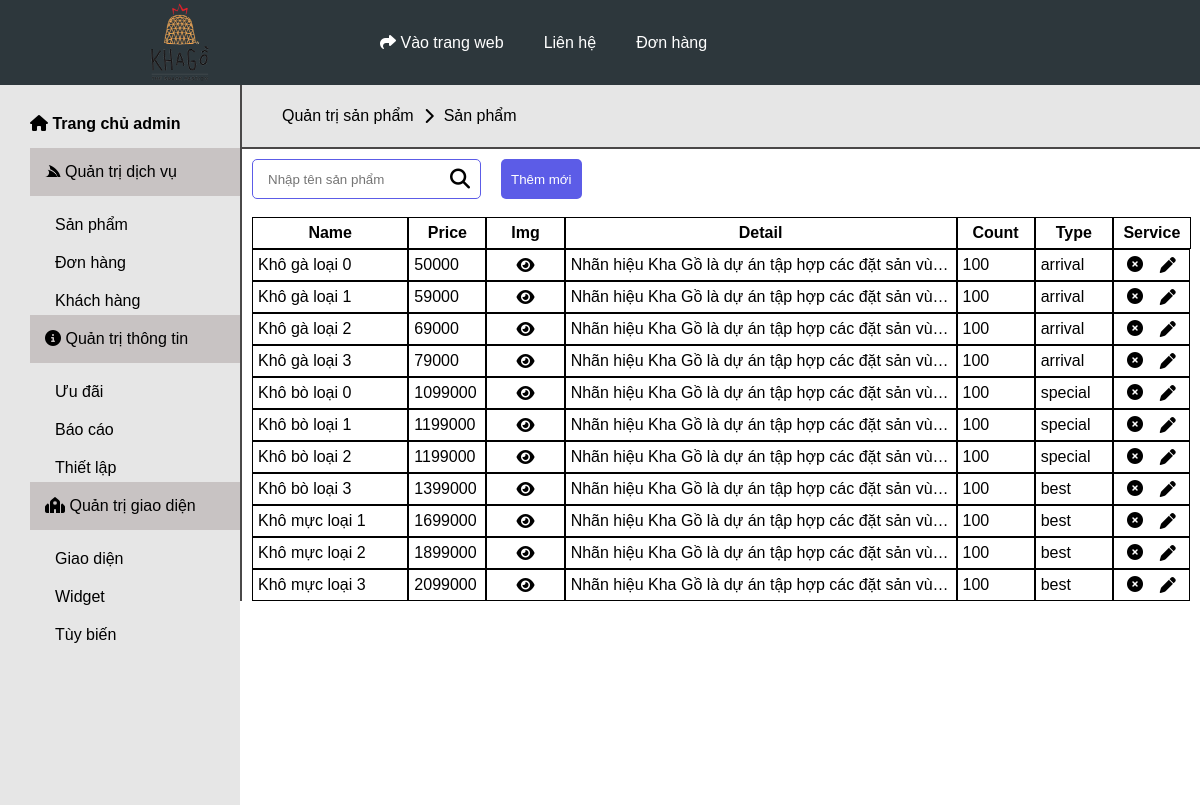
Page /admin/admin.php (signed in) on the committed database.
### tables this page shows
CREATE TABLE IF NOT EXISTS `product` (
  `id` int(11) NOT NULL AUTO_INCREMENT,
  `name` varchar(200) NOT NULL,
  `price` int(11) NOT NULL,
  `img` varchar(200) NOT NULL,
  `count` int(11) NOT NULL,
  `detail` varchar(10000) NOT NULL,
  `type` varchar(50) NOT NULL,
  PRIMARY KEY (`id`)
);

### admin/admin.php (the view, shortened to what this page needs)
<!DOCTYPE html>
<html lang="en">
<head>
    <link rel="stylesheet" href="https://cdnjs.cloudflare.com/ajax/libs/font-awesome/6.2.0/css/all.min.css" />
    <link rel="stylesheet" href="../assets/css/styleAdmin.css">
    <link rel="stylesheet" href="../assets/css/base.css">
</head>
<body>
    <?php
    include '../SQL/connect.php';
    if (isset($pdo)) {
        $sql = "select * from product";
        $pdo->query("set names 'utf8'");
        $result = $pdo->prepare($sql);
        $result->execute();
        $item = array();
        while ($row = $result->fetch(PDO::FETCH_ASSOC)) {
            $item[] = $row;
        }
    }
    ?>
    <div class="header">
        <div class="header__logo">
            <a href="../client/homepage/index.php">
                <img src="../assets/Img/Logo-Kha-Go-khong-nen-2.png" alt="">
            </a>
        </div>
        <ul class="navbar__list">
            <li class="navbar__item">
                <i class="fa-solid fa-share"></i>
                <a href="../client/homepage/index.php">Vào trang web</a>
            </li>
            <li class="navbar__item">
                <span>Liên hệ</span>
            </li>
            <li class="navbar__item"><span>Đơn hàng</span></li>
        </ul>
    </div>
    <div class="container">
        <div class="sidebar">
            <div class="sidebar__title">
                <i class="fa-solid fa-house"></i>
                <span>Trang chủ admin</span>
            </div>
            <div class="sidebar__product">
                <div class="product__title">
                    <i class="fa-brands fa-servicestack"></i>
                    <span>Quản trị dịch vụ</span>
                </div>
                <ul class="sidebar__list">
                    <li class="sidebar__item">
                        <span onclick="renderTour();" class="product">Sản phẩm</span>
                    </li>
                    <li class="sidebar__item">
                        <span onclick="renderOrder();" class="order">Đơn hàng</span>
                    </li>
                    <li class="sidebar__item">
                        <span onclick="renderCustormer();" class="customer">Khách hàng</span>
                    </li>
                </ul>
            </div>
            <div class="sidebar__product">
                <div class="product__title">
                    <i class="fa-solid fa-circle-info"></i>
                    <span>Quản trị thông tin</span>
                </div>
                <ul class="sidebar__list">
                    <li class="sidebar__item">
                        <span onclick="renderCustormer();">Ưu đãi</span>
                    </li>
                    <li class="sidebar__item">
                        <span onclick="renderCustormer();">Báo cáo</span>
                    </li>
                    <li class="sidebar__item">
                        <span onclick="renderCustormer();">Thiết lập</span>
                    </li>
                </ul>
            </div>
            <div class="sidebar__product">
                <div class="product__title">
                    <i class="fa-solid fa-synagogue"></i>
                    <span>Quản trị giao diện</span>
                </div>
                <ul class="sidebar__list">
                    <li class="sidebar__item">
                        <span onclick="renderCustormer();">Giao diện</span>
                    </li>
                    <li class="sidebar__item">
                        <span onclick="renderCustormer();">Widget</span>
                    </li>
                    <li class="sidebar__item">
                        <span onclick="renderCustormer();">Tùy biến</span>
                    </li>
                </ul>
            </div>
        </div>
        <div class="content">
            <div class="content__header">
                <span id="title">Quản trị sản phẩm</span>
                <i class="fa-solid fa-chevron-right"></i>
                <span id='product'>Sản phẩm</span>
            </div>
            <div class="content__service">
                <div class="service__search">
                    <input type="text" placeholder="Nhập tên sản phẩm" class="service__input">
                    <i class="fa-solid fa-magnifying-glass" onclick="searchTour();"></i>
                </div>
                <button onclick="showAddForm();" class="service__addtour">Thêm mới</button>
            </div>
            <div class="content__product">
                <span class="product__label">Name</span>
                <span class="product__label">Price</span>
                <span class="product__label">Img</span>
                <span class="product__label">Detail</span>
                <span class="product__label">Count</span>
                <span class="product__label">Type</span>
                <span class="product__label">Service</span>
            </div>
            <div class="content__list">
                <?php
                foreach ($item as $key => $value) {
                    $json = json_encode($value);
                    echo "<div class='product__item'>
                                     <span class='product__content'>", $value['name'], "</span>
                                     <span class='product__content'>", $value['price'], "</span>
                                     <span class='product__content' img-src='", $value['img'], "' onclick='previewImg(this)'><i class='fa-solid fa-eye'></i></span>
                                     <span class='product__content'>", $value['detail'], "</span>
                                     <span class='product__content'>", $value['count'], "</span>
                                     <span class='product__content'>", $value['type'], "</span>
                                     <span class='product__content'>
                                     <a href='./delete.php?id=", $value["id"], "' >
                                     <i onclick='deleteTour(this);' style='color:black;cursor:pointer;'
                                     class='fa-solid fa-circle-xmark' data-id=", $value['id'], "></i>
                                     </a>
                                     <i onclick='showUpdateForm($json)'  style='color:black;cursor:pointer;' class='fa-solid fa-pen' data-id=", $value['id'], "></i>
                                     </span>
                                 </div>";
                }
                ?>
            </div>
        </div>
</body>
</html>

### assets/css/styleAdmin.css (style rules this page uses)
a { color: white; }
.header { position : relative; width : 100%; height : 85px; background-color: var(--background-color); position : fixed; z-index : 1; display : flex; align-items : center; top : 0; }
.header__logo { position : relative; width : 30%; height : 85px; display : flex; justify-content: center; cursor : pointer; }
.header__logo>a>img { height : 100%; width : 100px; object-fit: cover; }
.navbar__list { display : flex; justify-content: space-between; }
.navbar__item { color: white; padding: 0 20px; }
.navbar__item>span { cursor: pointer; }
.container { position: relative; top : 85px }
.sidebar { width : 20%; min-height : 90vh; padding : 30px 0 30px 30px; position : absolute; background-color: #e6e6e6; }
.product__title { padding : 15px 15px; background-color: rgb(200, 195, 195); }
.sidebar__title { font-weight : 600; margin-bottom: 15px; }
.sidebar__list { margin-top : 15px; padding-left: 20px; }
.sidebar__item { margin-top: 10px; cursor : pointer; padding : 5px; }
.content { width : 80%; min-height : 100px; position : absolute; right : 0; border-left: 2px solid rgb(74, 72, 72); }
.content__header { background-color: #e6e6e6; height : 64px; padding-left : 30px; display : flex; align-items : center; border-bottom: 2px solid rgb(74, 72, 72); ; }
.content__header>span { padding: 0 10px; }
.content__service { height : 48px; padding: 10px; display: flex; }
.service__search { border : 1px solid rgb(92, 92, 231); border-radius: 5px; padding : 5px 10px; margin-right : 20px; height : 40px; display : flex; align-items : center; }
.service__search>i { font-size: 20px; cursor : pointer; }
.service__input { outline: none; padding: 5px; height : 30px; border : none; }
.service__addtour { border-radius: 5px; border : none; padding : 5px 10px; height : 40px; background-color: rgb(92, 92, 231); color : white; cursor : pointer; }
.content__product { display : flex; padding : 0 10px; width : 100%; line-height: 30px; align-items: center; margin-top : 20px; }
.product__label { border : 1px solid black; text-align : center; font-weight: 600; }
.product__label:nth-child(1) { flex: 0 0 16.6666%; max-width: 16.6666%; }
.product__label:nth-child(2) { max-width: 8.3333%; flex : 0 0 8.3333%; }
.product__label:nth-child(3) { max-width: 8.3333%; flex : 0 0 8.3333%; }
.product__label:nth-child(4) { max-width: 41.7770%; flex : 0 0 41.7777%; }
.product__label:nth-child(5) { max-width: 8.3333%; flex : 0 0 8.3333%; }
.product__label:nth-child(6) { max-width: 8.3333%; flex : 0 0 8.3333%; }
.product__label:nth-child(7) { max-width: 8.3333%; flex : 0 0 8.3333%; }
.content__list { width: 100%; }
.product__item { padding: 0 10px; width : 100%; display: flex; }
.product__content { display : block; line-height: 30px; border : 1px solid black; padding: 0 5px; }
.product__item>span:nth-child(1) { flex : 0 0 16.6666%; max-width : 16.6666%; overflow : hidden; text-overflow: ellipsis; white-space : nowrap; }
.product__item>span:nth-child(2) { max-width : 8.3333%; flex : 0 0 8.3333%; overflow : hidden; text-overflow: ellipsis; white-space : nowrap; }
.product__item>span:nth-child(3) { max-width : 8.3333%; flex : 0 0 8.3333%; overflow : hidden; text-overflow : ellipsis; white-space : nowrap; display : flex; justify-content: center; align-items : center; cursor : pointer; }
.product__item>span:nth-child(4) { max-width : 41.7777%; flex : 0 0 41.7777%; overflow : hidden; text-overflow: ellipsis; white-space : nowrap; }
.product__item>span:nth-child(5) { max-width : 8.3333%; flex : 0 0 8.3333%; overflow : hidden; text-overflow: ellipsis; white-space : nowrap; }
.product__item>span:nth-child(6) { max-width : 8.3333%; flex : 0 0 8.3333%; overflow : hidden; text-overflow: ellipsis; white-space : nowrap; }
.product__item>span:nth-child(7) { max-width : 8.3333%; flex : 8.3333%; display : flex; justify-content: space-around; line-height : 30px; align-items : center; }

### assets/css/base.css (style rules this page uses)
:root { --primary-color : #ff4838; --text-color : #333; --background-color: #2d373c; --white-color : #fff; }
* { margin : 0; padding : 0; box-sizing : border-box; text-decoration: none; list-style : none; }
body { font-family : 'Cairo', sans-serif; scroll-behavior: smooth; font-size : 16px; }
img { object-fit: cover; }

### rows in the picture
product: name "Khô gà loại 0", price "50000", detail "Nhãn hiệu Kha Gồ là dự án tập hợp các đặt sản vù…", count "100", type "arrival"
product: name "Khô gà loại 1", price "59000", detail "Nhãn hiệu Kha Gồ là dự án tập hợp các đặt sản vù…", count "100", type "arrival"
product: name "Khô gà loại 2", price "69000", detail "Nhãn hiệu Kha Gồ là dự án tập hợp các đặt sản vù…", count "100", type "arrival"
product: name "Khô gà loại 3", price "79000", detail "Nhãn hiệu Kha Gồ là dự án tập hợp các đặt sản vù…", count "100", type "arrival"
product: name "Khô bò loại 0", price "1099000", detail "Nhãn hiệu Kha Gồ là dự án tập hợp các đặt sản vù…", count "100", type "special"
product: name "Khô bò loại 1", price "1199000", detail "Nhãn hiệu Kha Gồ là dự án tập hợp các đặt sản vù…", count "100", type "special"
product: name "Khô bò loại 2", price "1199000", detail "Nhãn hiệu Kha Gồ là dự án tập hợp các đặt sản vù…", count "100", type "special"
product: name "Khô bò loại 3", price "1399000", detail "Nhãn hiệu Kha Gồ là dự án tập hợp các đặt sản vù…", count "100", type "best"
product: name "Khô mực loại 1", price "1699000", detail "Nhãn hiệu Kha Gồ là dự án tập hợp các đặt sản vù…", count "100", type "best"
product: name "Khô mực loại 2", price "1899000", detail "Nhãn hiệu Kha Gồ là dự án tập hợp các đặt sản vù…", count "100", type "best"
product: name "Khô mực loại 3", price "2099000", detail "Nhãn hiệu Kha Gồ là dự án tập hợp các đặt sản vù…", count "100", type "best"
